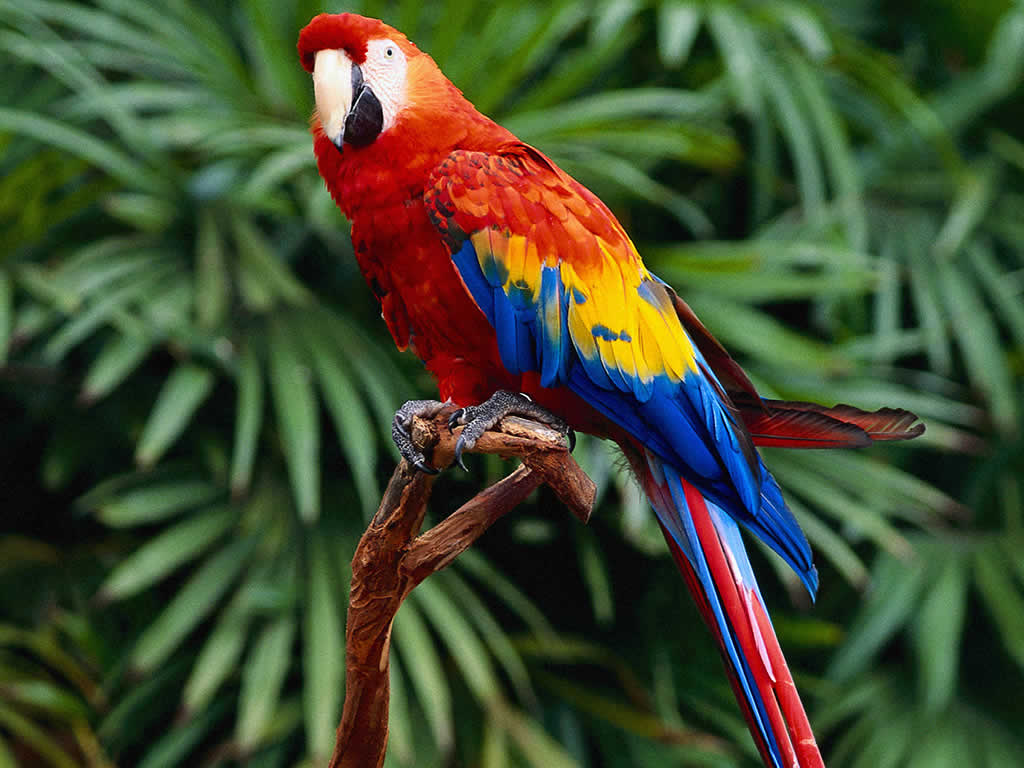
#> input picture codigos/papagaio.jpg, 1024 x 768 px
$ python cmykConversion.py   (older library calls are emulated)
#> lines starting #> are read from the running program, lines starting #| are printed output that depends on the picture
import cv2
import numpy as np

img = cv2.imread('papagaio.jpg')
#> img is the input picture: shape (768, 1024, 3); mean B, G, R 48.2, 76, 66.3

h,w = img.shape[:2] #Slicing
#> h = 768; w = 1024

imgCopy = img.copy()

imgCopy = imgCopy/255

imgCMYK = np.zeros((h, w, 4), np.float)

# 0 C
# 1 M
# 2 Y
# 3 K

for i in range(h):
    for j in range(w):
        black = np.min([imgCopy[i, j, 0],imgCopy[i, j, 1],imgCopy[i, j, 2]])
        if (1-black) == 0:
            black = 0.99999

        blue = imgCopy[i, j, 0]
        green = imgCopy[i, j, 1]
        red = imgCopy[i, j, 2]

        imgCMYK[i, j, 3] = black
        imgCMYK[i, j, 0] = (1-red-black)/(1-black)
        imgCMYK[i, j, 1] = (1 - green - black) / (1 - black)
        imgCMYK[i, j, 2] = (1 - blue - black) / (1 - black)

imgCMYK = (imgCMYK * 255).astype('uint8')
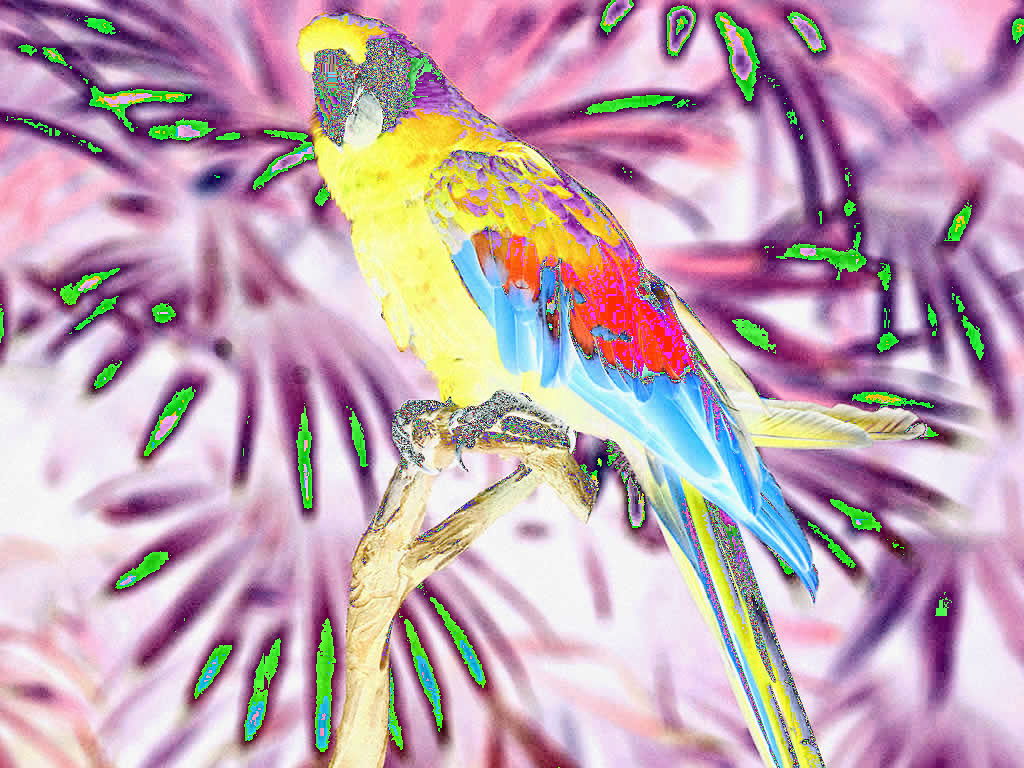
#> imgCMYK: shape (768, 1024, 4); mean B, G, R, A 179.1, 166.3, 193.9, 41.4

cv2.imshow("Preto", imgCMYK[:, :, 3])
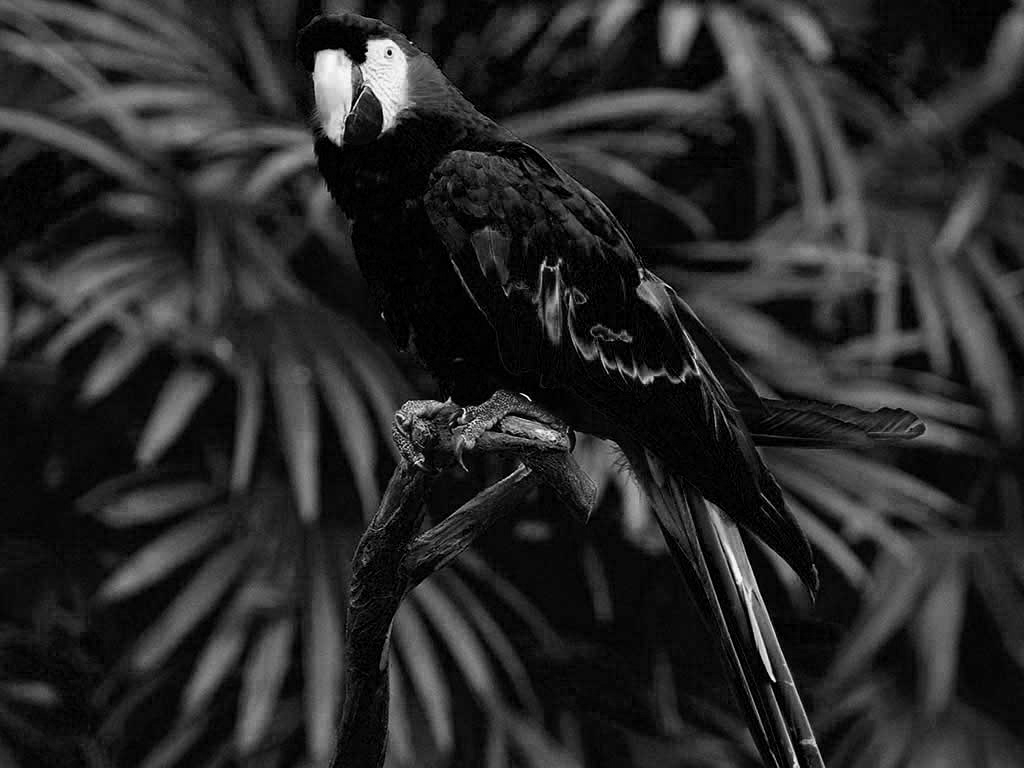
#> window 'Preto': shape (768, 1024); min 0, max 254, mean 41.4
cv2.imshow("Ciano", imgCMYK[:, :, 0])
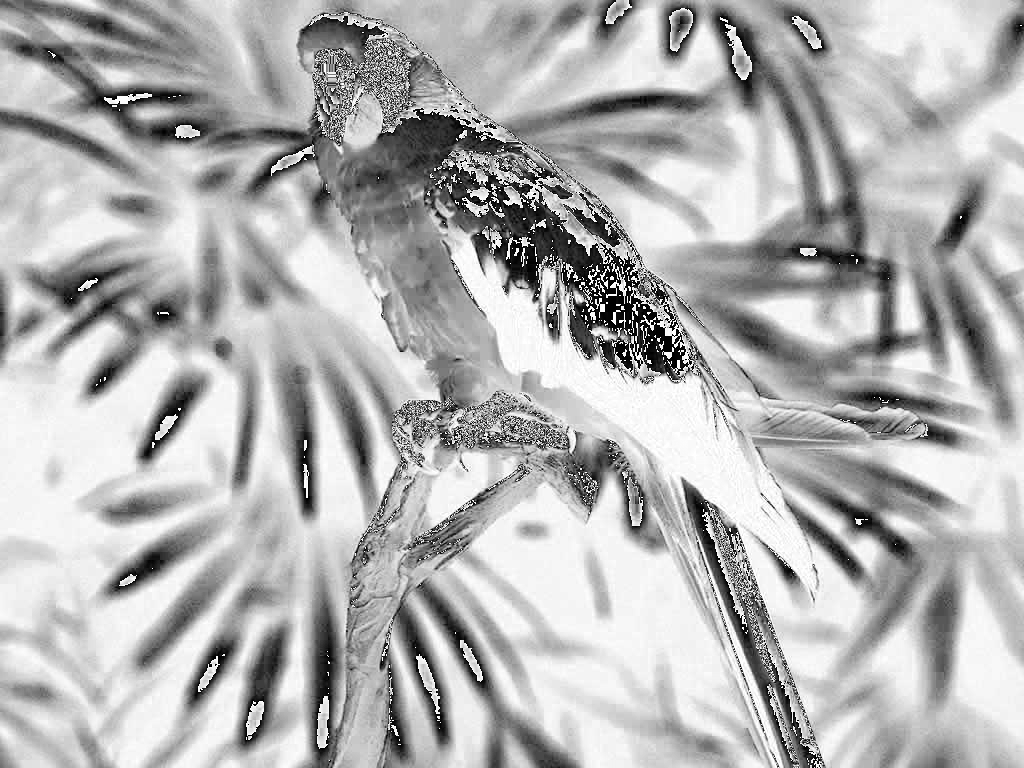
#> window 'Ciano': shape (768, 1024); min 0, max 255, mean 179.1
cv2.imshow("Magenta", imgCMYK[:, :, 1])
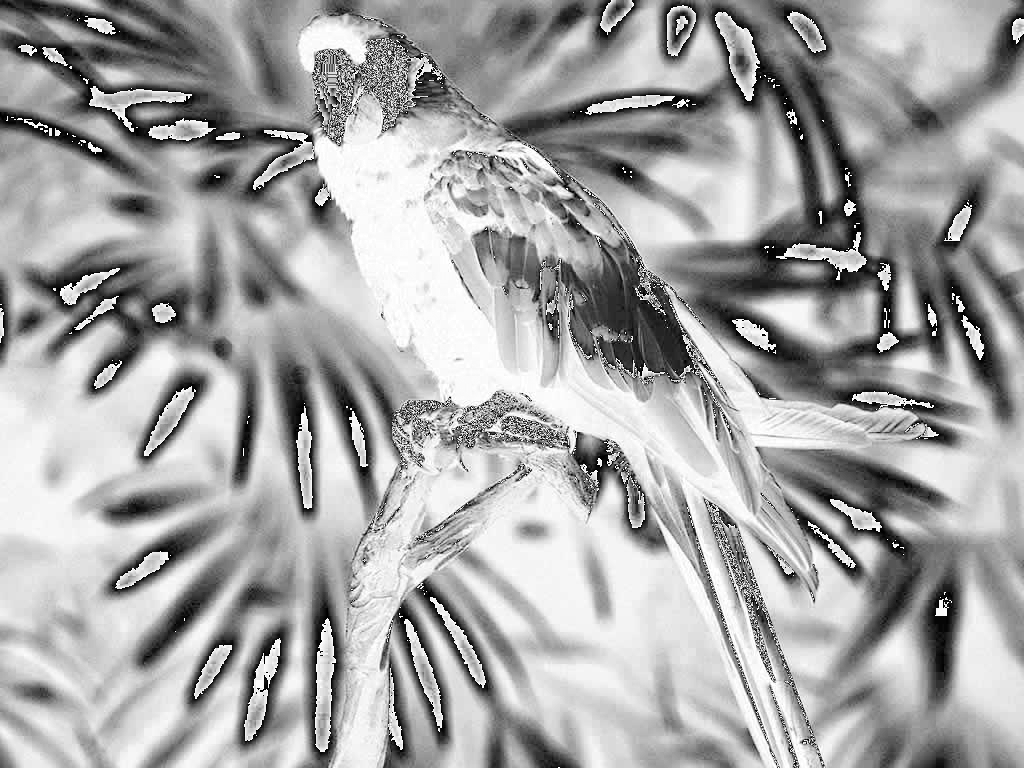
#> window 'Magenta': shape (768, 1024); min 0, max 255, mean 166.3
cv2.imshow("Amarelo", imgCMYK[:, :, 2])
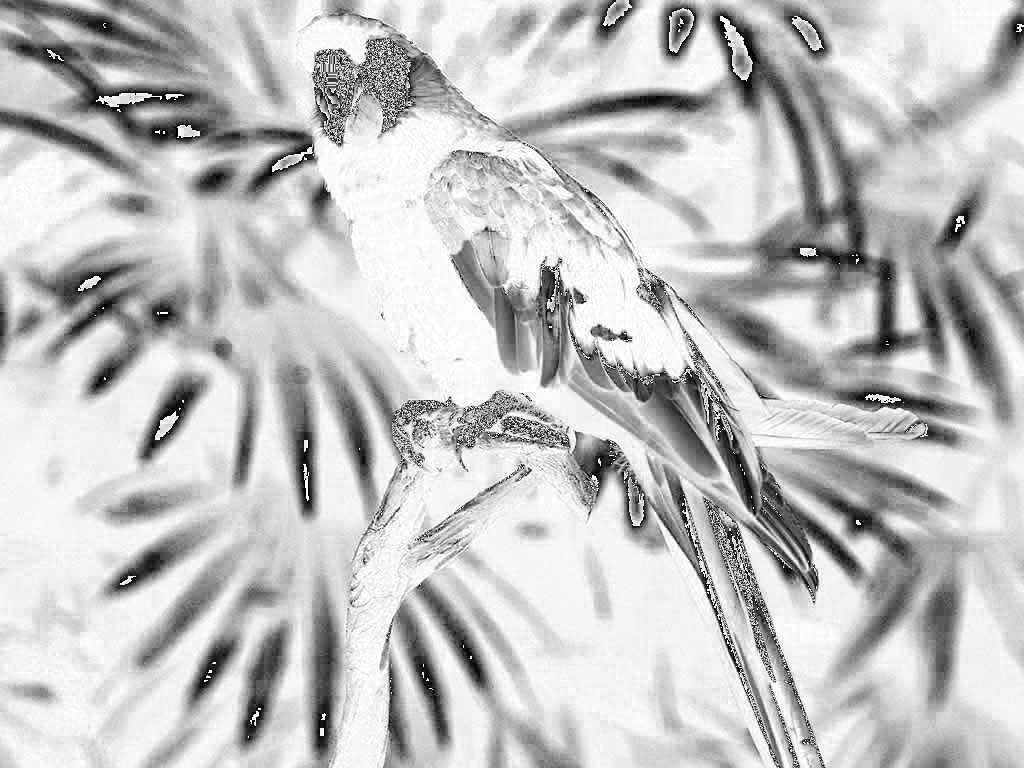
#> window 'Amarelo': shape (768, 1024); min 0, max 255, mean 193.9
cv2.waitKey(0)
